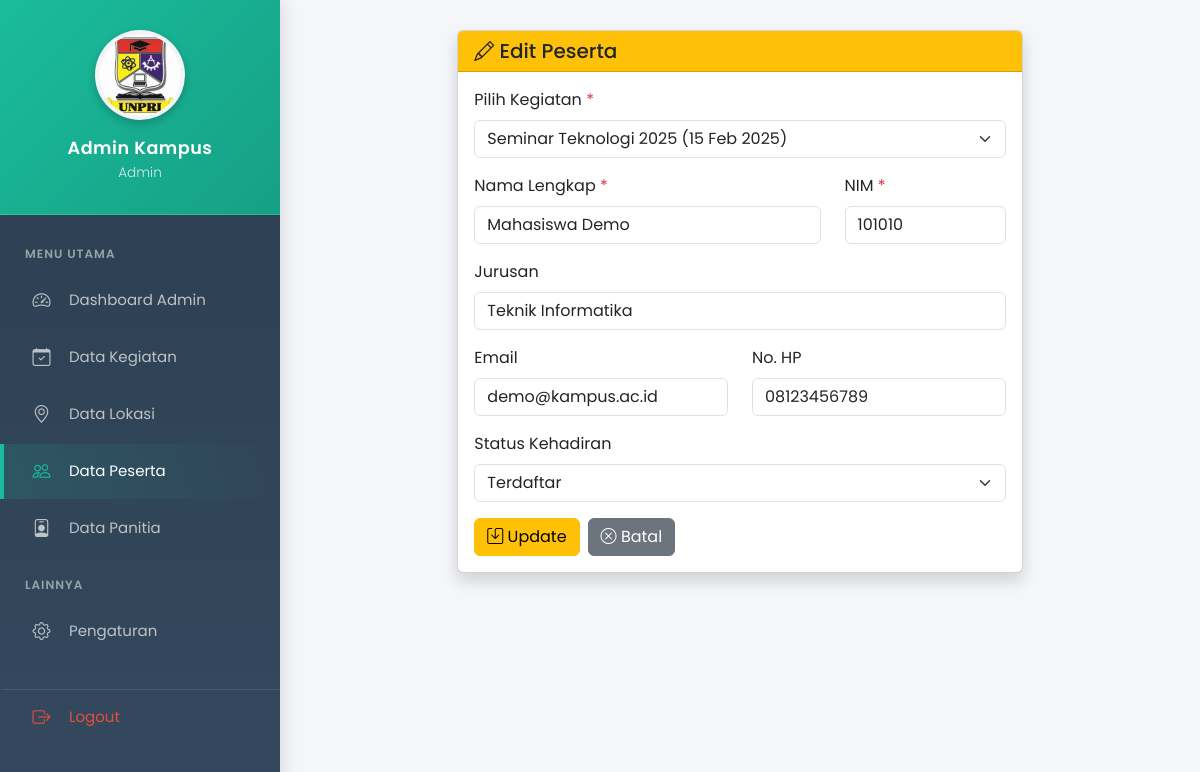
Screenshot of /pages/peserta/edit.php?id=1 (signed in) with the database file from the repository.
### tables this page shows
CREATE TABLE `peserta` (
  `id_peserta` int(11) NOT NULL,
  `id_kegiatan` int(11) DEFAULT NULL,
  `nama_peserta` varchar(100) NOT NULL,
  `nim` varchar(20) NOT NULL,
  `email` varchar(100) DEFAULT NULL,
  `no_hp` varchar(15) DEFAULT NULL,
  `jurusan` varchar(50) DEFAULT NULL,
  `status_kehadiran` enum('Terdaftar','Hadir','Tidak Hadir') DEFAULT 'Terdaftar',
  `tanggal_daftar` timestamp NOT NULL DEFAULT current_timestamp(),
  `password` varchar(255) NOT NULL DEFAULT ''
);

CREATE TABLE `kegiatan` (
  `id_kegiatan` int(11) NOT NULL,
  `nama_kegiatan` varchar(150) NOT NULL,
  `deskripsi` text DEFAULT NULL,
  `tanggal_mulai` datetime NOT NULL,
  `tanggal_selesai` datetime NOT NULL,
  `id_lokasi` int(11) DEFAULT NULL,
  `kuota_peserta` int(11) DEFAULT NULL,
  `status` enum('Pendaftaran','Berlangsung','Selesai') DEFAULT 'Pendaftaran',
  `created_at` timestamp NOT NULL DEFAULT current_timestamp()
);

### config/database.php (called while the page is built, shortened)
<?php
$conn = mysqli_connect(DB_HOST, DB_USER, DB_PASS, DB_NAME);
mysqli_set_charset($conn, "utf8");
function clean_input($data)
{
    global $conn;
    $data = trim($data);
    $data = stripslashes($data);
    $data = htmlspecialchars($data);
    $data = mysqli_real_escape_string($conn, $data);
    return $data;
}
?>

### pages/peserta/edit.php (the view, shortened to what this page needs)
<?php
require_once '../../config/database.php';
$id = clean_input($_GET['id']);
$query = "SELECT * FROM peserta WHERE id_peserta = '$id'";
$result = mysqli_query($conn, $query);
$data = mysqli_fetch_assoc($result);
$query_kegiatan = "SELECT * FROM kegiatan ORDER BY nama_kegiatan ASC";
$kegiatan_result = mysqli_query($conn, $query_kegiatan);
?>
<!DOCTYPE html>
<html lang="id">
<head>
    <link href="https://cdn.jsdelivr.net/npm/bootstrap@5.3.0/dist/css/bootstrap.min.css" rel="stylesheet">
    <link rel="stylesheet" href="https://cdn.jsdelivr.net/npm/bootstrap-icons@1.10.0/font/bootstrap-icons.css">
</head>
<body>
    <?php include '../../navbar.php'; ?>
    <div class="container mt-4 mb-5">
        <div class="row justify-content-center">
            <div class="col-md-8">
                <div class="card shadow">
                    <div class="card-header bg-warning">
                        <h5 class="mb-0"><i class="bi bi-pencil"></i> Edit Peserta</h5>
                    </div>
                    <div class="card-body">
                        <form method="POST" action="">
                            <div class="mb-3">
                                <label class="form-label">Pilih Kegiatan <span class="text-danger">*</span></label>
                                <select name="id_kegiatan" class="form-select" required>
                                    <?php while ($kegiatan = mysqli_fetch_assoc($kegiatan_result)): ?>
                                        <option value="<?= $kegiatan['id_kegiatan'] ?>"
                                                <?= ($kegiatan['id_kegiatan'] == $data['id_kegiatan']) ? 'selected' : '' ?>>
                                            <?= $kegiatan['nama_kegiatan'] ?>
                                            (<?= date('d M Y', strtotime($kegiatan['tanggal_mulai'])) ?>)
                                        </option>
                                    <?php endwhile; ?>
                                </select>
                            </div>
                            <div class="row">
                                <div class="col-md-8 mb-3">
                                    <label class="form-label">Nama Lengkap <span class="text-danger">*</span></label>
                                    <input type="text" name="nama_peserta" class="form-control"
                                           value="<?= $data['nama_peserta'] ?>" required>
                                </div>
                                <div class="col-md-4 mb-3">
                                    <label class="form-label">NIM <span class="text-danger">*</span></label>
                                    <input type="text" name="nim" class="form-control"
                                           value="<?= $data['nim'] ?>" required>
                                </div>
                            </div>
                            <div class="mb-3">
                                <label class="form-label">Jurusan</label>
                                <input type="text" name="jurusan" class="form-control"
                                       value="<?= $data['jurusan'] ?>">
                            </div>
                            <div class="row">
                                <div class="col-md-6 mb-3">
                                    <label class="form-label">Email</label>
                                    <input type="email" name="email" class="form-control"
                                           value="<?= $data['email'] ?>">
                                </div>
                                <div class="col-md-6 mb-3">
                                    <label class="form-label">No. HP</label>
                                    <input type="text" name="no_hp" class="form-control"
                                           value="<?= $data['no_hp'] ?>">
                                </div>
                            </div>
                            <div class="mb-3">
                                <label class="form-label">Status Kehadiran</label>
                                <select name="status_kehadiran" class="form-select">
                                    <option value="Terdaftar" <?= ($data['status_kehadiran'] == 'Terdaftar') ? 'selected' : '' ?>>Terdaftar</option>
                                </select>
                            </div>
                            <div class="d-flex gap-2 mt-3">
                                <button type="submit" class="btn btn-warning">
                                    <i class="bi bi-save"></i> Update
                                </button>
                                <a href="index.php" class="btn btn-secondary">
                                    <i class="bi bi-x-circle"></i> Batal
                                </a>
                            </div>
                        </form>
                    </div>
                </div>
            </div>
        </div>
    </div>
</body>
</html>

### css/sidebar.css (style rules this page uses)
body { background-color: #f4f6f9; font-family: 'Poppins', sans-serif; }
.main-content { margin-left: 280px; padding: 30px; transition: 0.3s; }

### navbar.php (style rules this page uses)
@media (min-width: 769px) { body > .container, body > .container-fluid { margin-left: 280px !important; max-width: calc(100% - 280px) !important; padding: 30px !important; } }

### rows the page displays
peserta: id_kegiatan "Seminar Teknologi 2025 (15 Feb 2025)", nama_peserta "Mahasiswa Demo", nim "101010", jurusan "Teknik Informatika", email "demo@kampus.ac.id", no_hp "08123456789", status_kehadiran "Terdaftar"

### other values shown
$nama_user "Admin Kampus"
$role "Admin"
